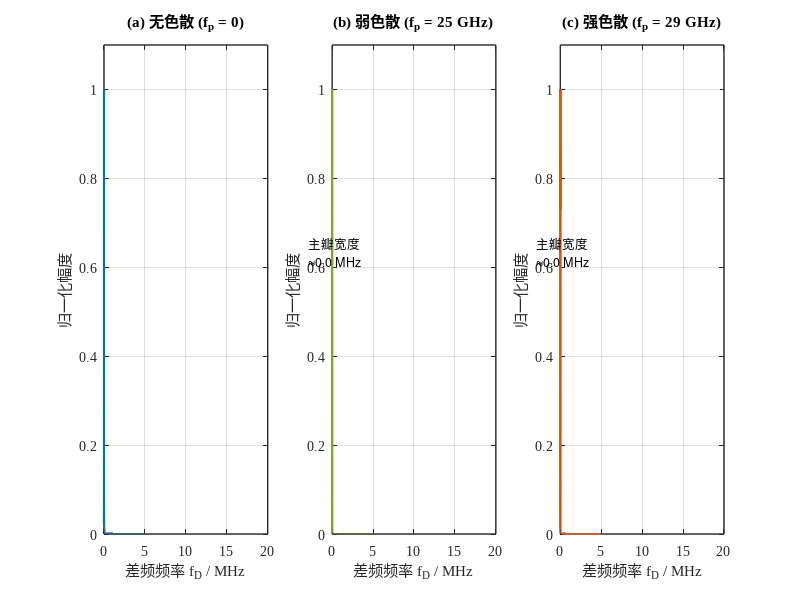

The MATLAB script that drew this image: (Note: this script raises an error after producing the figure.)
%% plot_fig_3_5.m
% 论文图 3-5：差频信号频谱散焦效应（不同色散强度对比）
% 生成日期：2026-01-06
% 对应章节：3.3.2 差频信号相位的非线性畸变与瞬时频率解析

clear; clc; close all;

%% 1. 参数设置（与 thesis-code 保持一致）
c = 3e8;                    % 光速 (m/s)
epsilon_0 = 8.854e-12;      % 真空介电常数
m_e = 9.109e-31;            % 电子质量 (kg)
q_e = 1.602e-19;            % 电子电量 (C)

% 雷达参数
f0 = 33e9;                  % 起始频率 (Hz)
omega_0 = 2*pi*f0;          % 起始角频率 (rad/s)
B = 3e9;                    % 带宽 (Hz)
T_m = 1e-3;                 % 扫频周期 (s)
K = B/T_m;                  % 频率调频斜率 (Hz/s)
mu = 2*pi*K;                % 角频率调频斜率 (rad/s^2)

% 等离子体参数
d = 0.15;                   % 等离子体厚度 (m)
nu_e = 1.5e9;               % 碰撞频率 (Hz)

% 三种色散情况
f_p_cases = [0, 25e9, 29e9];  % 无色散、弱色散、强色散
case_labels = {'(a) 无色散 (f_p = 0)', ...
               '(b) 弱色散 (f_p = 25 GHz)', ...
               '(c) 强色散 (f_p = 29 GHz)'};

%% 2. 计算差频信号并进行FFT

% 采样参数
fs = 10e6;                  % 采样频率 (Hz)
t = 0:1/fs:T_m;             % 时间向量
N = length(t);              % 采样点数

% 频率向量
f_fft = (-N/2:N/2-1)*(fs/N);

% 存储频谱
spectra = cell(3, 1);

for idx = 1:3
    f_p = f_p_cases(idx);
    omega_p = 2*pi*f_p;
    
    if f_p == 0
        % 无色散：alpha = 0, 差频频率恒定
        tau_0 = d/c;
        f_beat_0 = K * tau_0;
        
        % 差频信号（单频）
        s_beat = exp(1j * 2*pi * f_beat_0 * t);
        
    else
        % 有色散：计算时变时延和alpha
        % 展开系数
        A0 = (d/c) / sqrt(1 - (omega_p/omega_0)^2);
        
        tau_1 = -(d/c) * (omega_p^2 / omega_0^3) * ...
                (1 - (omega_p/omega_0)^2)^(-3/2);
        
        tau_2 = (3*d/c) * (omega_p^2 / omega_0^4) * ...
                (1 - omega_p^2/(3*omega_0^2)) * ...
                (1 - (omega_p/omega_0)^2)^(-5/2);
        
        A1 = mu * tau_1;
        A2 = 0.5 * mu^2 * tau_2;
        
        % 差频中心频率 f'_0（简化计算）
        f_beat_0 = K * A0;
        
        % 二次相位系数 alpha（简化：主要由二阶色散主导）
        alpha = (omega_0 * tau_2 * mu^2) / (2*pi);
        
        % 差频信号相位：phi(t) = 2*pi*f'_0*t + pi*alpha*t^2
        phi = 2*pi*f_beat_0*t + pi*alpha*t.^2;
        s_beat = exp(1j * phi);
    end
    
    % FFT分析
    S_fft = fftshift(fft(s_beat, N));
    S_fft_norm = abs(S_fft) / max(abs(S_fft));  % 归一化
    
    spectra{idx} = S_fft_norm;
end

%% 3. 绘图（三子图）

figure('Position', [100, 100, 1200, 400]);

% 论文标准颜色
colors = [0.0000, 0.4470, 0.7410;   % 蓝色
          0.4660, 0.6740, 0.1880;   % 绿色
          0.8500, 0.3250, 0.0980];  % 橙色

for idx = 1:3
    subplot(1, 3, idx);
    
    % 绘制频谱
    plot(f_fft/1e6, spectra{idx}, 'Color', colors(idx,:), 'LineWidth', 1.5);
    
    % 图表设置
    set(gca, 'FontName', 'Times New Roman', 'FontSize', 10);
    set(gca, 'LineWidth', 1.0);
    grid on; box on;
    
    xlabel('差频频率 f_D / MHz', 'FontSize', 11);
    ylabel('归一化幅度', 'FontSize', 11);
    title(case_labels{idx}, 'FontSize', 11, 'FontWeight', 'bold');
    
    % 设置合理的X轴范围（聚焦在主瓣附近）
    xlim([0 20]);
    ylim([0 1.1]);
    
    % 标注主瓣宽度（仅对有色散情况）
    if idx > 1
        % 找到3dB带宽
        threshold = 1/sqrt(2);
        idx_peak = find(spectra{idx} == max(spectra{idx}), 1);
        idx_left = find(spectra{idx}(1:idx_peak) < threshold, 1, 'last');
        idx_right = idx_peak + find(spectra{idx}(idx_peak:end) < threshold, 1) - 1;
        
        if ~isempty(idx_left) && ~isempty(idx_right)
            f_left = f_fft(idx_left)/1e6;
            f_right = f_fft(idx_right)/1e6;
            
            % 绘制3dB线
            hold on;
            plot([f_left f_right], [threshold threshold], '--k', 'LineWidth', 0.8);
            text((f_left+f_right)/2, threshold*0.9, ...
                 sprintf('  主瓣宽度\n  ≈%.1f MHz', f_right-f_left), ...
                 'FontSize', 9, 'HorizontalAlignment', 'center');
        end
    end
end

% 总标题
sgtitle('图 3-5 差频信号频谱散焦效应', 'FontSize', 14, 'FontWeight', 'bold');

%% 4. 保存图表

% 保存为 PNG（高分辨率）
print('-dpng', '-r300', '../figures/图3-5_频谱散焦效应.png');

% 保存为 SVG（矢量图）
print('-dsvg', '../figures/图3-5_频谱散焦效应.svg');

fprintf('图 3-5 已保存至 final_output/figures/\n');
fprintf('三种色散情况的频谱特征：\n');
fprintf('  (a) 无色散: 尖锐单峰\n');
fprintf('  (b) 弱色散 (f_p=25 GHz): 轻微展宽\n');
fprintf('  (c) 强色散 (f_p=29 GHz): 严重散焦\n');
